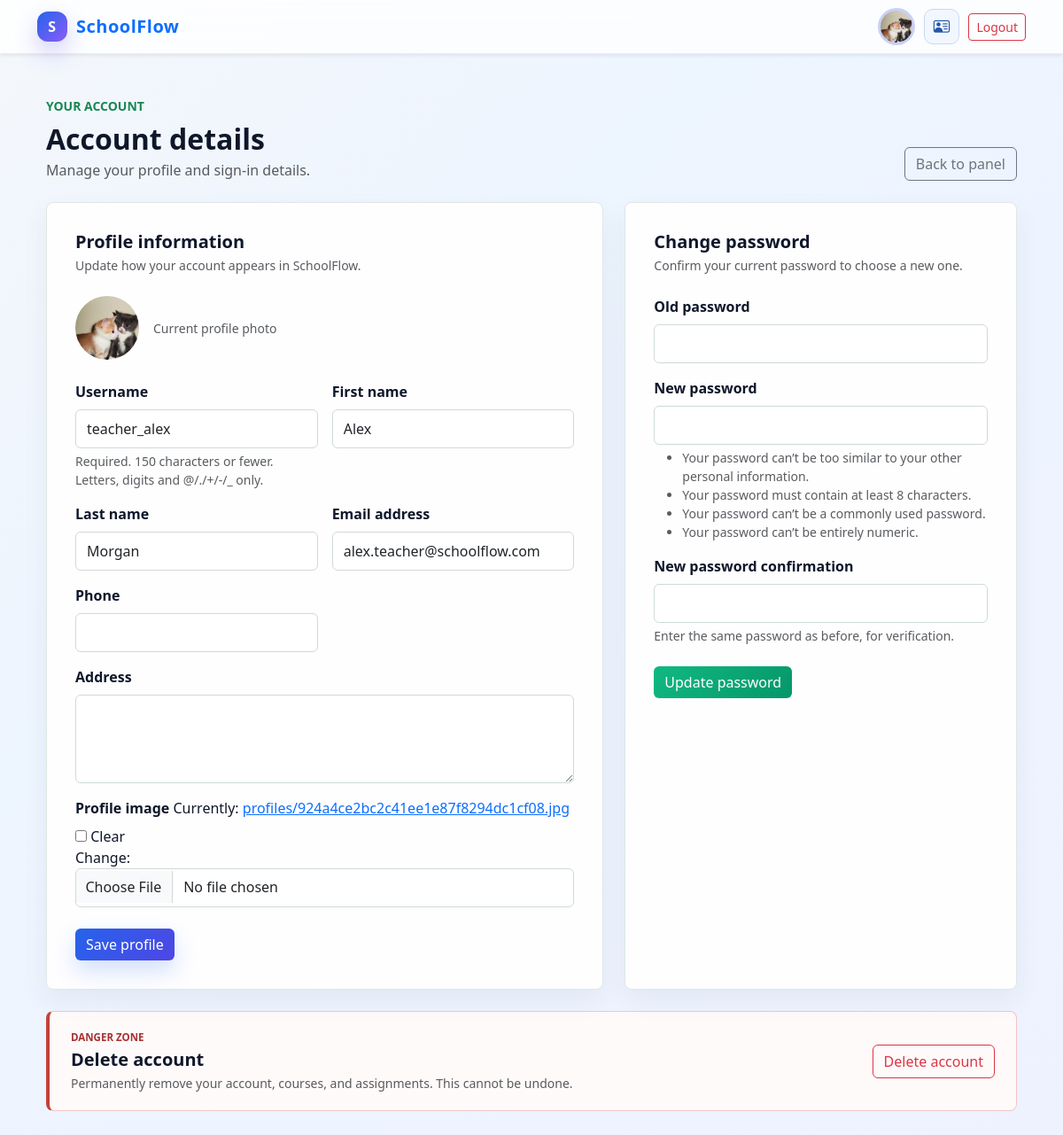
/accounts/profile/ (signed in), run on the app's committed database.
### portal/models.py (models this page shows, shortened)
class User(AbstractUser):
    is_teacher = models.BooleanField(default=False)
    is_student = models.BooleanField(default=False)
    phone = models.CharField(max_length=20, blank=True, null=True)
    address = models.TextField(blank=True, null=True)
    profile_image = models.ImageField(upload_to='profiles/', blank=True, null=True)
    class Meta:
        permissions = [
            ("can_access_teacher_dashboard", "Can access teacher dashboard"),
            ("can_access_student_dashboard", "Can access student dashboard"),
        ]

### portal/views/auth_views.py (the view, shortened to what this page needs)
# urls.py: path('accounts/profile/', account_profile, name='account_profile'),
@login_required
@require_http_methods(["GET", "POST"])
def account_profile(request):
    if request.user.is_superuser or not (request.user.is_teacher or request.user.is_student):
        return redirect('home')
    if request.method == 'POST' and request.POST.get('form_type') == 'profile':
        profile_form = AccountProfileForm(request.POST, request.FILES, instance=request.user)
        password_form = PasswordChangeForm(request.user)
        if profile_form.is_valid():
            old_profile_image = request.user.profile_image
            updated_user = profile_form.save()
            new_image_name = updated_user.profile_image.name if updated_user.profile_image else None
            if old_profile_image and old_profile_image.name != new_image_name:
                old_profile_image.delete(save=False)
            messages.success(request, 'Your account details have been updated.')
            return redirect('account_profile')
    elif request.method == 'GET':
        profile_form = AccountProfileForm(instance=request.user)
        password_form = PasswordChangeForm(request.user)
    else:
        messages.error(request, 'Choose which account information you want to update.')
        return redirect('account_profile')
    for field in password_form.fields.values():
        field.widget.attrs['class'] = 'form-control'
    return render(request, 'account_profile.html', {
        'profile_form': profile_form,
        'password_form': password_form,
    })

### portal/forms.py
class AccountProfileForm(forms.ModelForm):
    class Meta:
        model = User
        fields = ('username', 'first_name', 'last_name', 'email', 'phone', 'address', 'profile_image')
        widgets = {
            'address': forms.Textarea(attrs={'rows': 3}),
            'profile_image': forms.ClearableFileInput(attrs={'accept': 'image/*'}),
        }
    def __init__(self, *args, **kwargs):
        super().__init__(*args, **kwargs)
        for field in self.fields.values():
            field.widget.attrs['class'] = 'form-control'

### templates/account_profile.html (shortened to what this page needs)
{% extends 'base.html' %}
{% block content %}
<main class="container py-5 account-page">
  <header class="d-flex justify-content-between align-items-end flex-wrap gap-3 mb-4">
    <div>
      <p class="text-uppercase small fw-bold text-success mb-2">Your account</p>
      <h1 class="h2 fw-bold mb-1">Account details</h1>
      <p class="text-muted mb-0">Manage your profile and sign-in details.</p>
    </div>
    <a class="btn btn-outline-secondary" href="{% if user.is_teacher %}{% url 'teacher_dashboard' %}{% else %}{% url 'student_dashboard' %}{% endif %}">Back to panel</a>
  </header>
  <div class="row g-4">
    <div class="col-lg-7">
      <section class="account-section h-100">
        <div class="mb-4">
          <h2 class="h5 fw-bold mb-1">Profile information</h2>
          <p class="small text-muted mb-0">Update how your account appears in SchoolFlow.</p>
        </div>
        {% if user.profile_image %}
          <div class="d-flex align-items-center gap-3 mb-4">
            <img src="{{ user.profile_image.url }}" class="account-avatar" alt="Current profile photo" />
            <span class="small text-muted">Current profile photo</span>
          </div>
        {% endif %}
        <form method="post" enctype="multipart/form-data">
          <div class="row g-3">
            {% for field in profile_form %}
              <div class="{% if field.name == 'address' or field.name == 'profile_image' %}col-12{% else %}col-md-6{% endif %}">
                <label class="form-label fw-semibold" for="{{ field.id_for_label }}">{{ field.label }}</label>
                {{ field }}
                {% if field.help_text %}<div class="form-text">{{ field.help_text }}</div>{% endif %}
              </div>
            {% endfor %}
          </div>
          <button type="submit" class="btn btn-primary mt-4">Save profile</button>
        </form>
      </section>
    </div>
    <div class="col-lg-5">
      <section class="account-section h-100">
        <div class="mb-4">
          <h2 class="h5 fw-bold mb-1">Change password</h2>
          <p class="small text-muted mb-0">Confirm your current password to choose a new one.</p>
        </div>
        <form method="post">
          {% for field in password_form %}
            <div class="mb-3">
              <label class="form-label fw-semibold" for="{{ field.id_for_label }}">{{ field.label }}</label>
              {{ field }}
              {% if field.help_text %}<div class="form-text">{{ field.help_text|safe }}</div>{% endif %}
            </div>
          {% endfor %}
          <button type="submit" class="btn btn-success mt-2">Update password</button>
        </form>
      </section>
    </div>
  </div>
  <section class="account-danger-zone mt-4">
    <div>
      <p class="account-danger-kicker">Danger zone</p>
      <h2 class="h5 fw-bold mb-1">Delete account</h2>
      <p class="small text-muted mb-0">Permanently remove your account{% if user.is_teacher %}, courses, and assignments{% else %}, submissions, and study notes{% endif %}. This cannot be undone.</p>
    </div>
    <a href="{% url 'delete_account' %}" class="btn btn-outline-danger">Delete account</a>
  </section>
</main>
{% endblock %}

### templates/base.html (shortened to what this page needs)
{% load static %}
<!DOCTYPE html>
<html lang="en">
  <head>
    <link href="https://cdn.jsdelivr.net/npm/bootstrap@5.3.3/dist/css/bootstrap.min.css" rel="stylesheet" />
    <link href="https://cdn.jsdelivr.net/npm/bootstrap-icons@1.11.3/font/bootstrap-icons.min.css" rel="stylesheet" />
    <link rel="stylesheet" href="https://cdnjs.cloudflare.com/ajax/libs/animate.css/4.1.1/animate.min.css" />
  </head>
  <body>
    <nav class="navbar navbar-expand-lg navbar-light bg-white shadow-sm sticky-top">
      <div class="container navbar-shell">
        <a class="navbar-brand text-primary" href="{% url 'home' %}">
          <span class="brand-mark">S</span>
          SchoolFlow
        </a>
        <div class="collapse navbar-collapse justify-content-end" id="navbarUserMenu">
          <div class="navbar-user-actions">
            {% if user.is_authenticated %}
              <div class="navbar-user-summary">
                {% if user.profile_image %}
                  <img src="{{ user.profile_image.url }}" class="placeholder-avatar" alt="" />
                {% else %}
                  <img src="{% static 'schoolflow-logo.svg' %}" class="placeholder-avatar" alt="" />
                {% endif %}
              </div>
              {% if user.is_teacher or user.is_student %}
                <a class="navbar-account-button" href="{% url 'account_profile' %}" aria-label="Account details" title="Account details">
                  <i class="bi bi-person-vcard" aria-hidden="true"></i>
                </a>
              {% endif %}
              <form method="post" action="{% url 'logout' %}" class="d-inline">
                <button type="submit" class="btn btn-outline-danger btn-sm">Logout</button>
              </form>
            {% else %}
              <a class="btn btn-primary btn-sm" href="{% url 'login' %}">Login</a>
            {% endif %}
          </div>
        </div>
      </div>
    </nav>
    {% block content %}{% endblock %}
  </body>
</html>

### templates/base.html (style rules this page uses)
:root { --primary: #2563eb; --primary-2: #4f46e5; --success: #10b981; --warning: #f59e0b; --dark: #0f172a; --muted: #64748b; --panel: rgba(255, 255, 255, 0.78); }
body { background: linear-gradient(135deg, #f4f7fb 0%, #edf5ff 35%, #eef2ff 100%); min-height: 100vh; color: var(--dark); }
.brand-mark { display: inline-flex; align-items: center; justify-content: center; width: 34px; height: 34px; border-radius: 12px; background: linear-gradient(135deg, var(--primary), #8b5cf6); color: white; font-weight: 800; font-size: 1rem; margin-right: 10px; box-shadow: 0 12px 26px rgba(79, 70, 229, 0.25); }
.navbar { background: rgba(255, 255, 255, 0.8) !important; backdrop-filter: blur(14px); border-bottom: 1px solid rgba(148, 163, 184, 0.18); }
.navbar-brand { display: inline-flex; align-items: center; flex: 0 0 auto; font-weight: 800; letter-spacing: 0.5px; }
.navbar-shell { gap: 0.75rem; flex-wrap: wrap; }
.navbar-user-actions { display: flex; align-items: center; justify-content: flex-end; gap: 0.65rem; margin-left: auto; min-width: 0; }
.navbar-user-summary { display: inline-flex; align-items: center; gap: 0.55rem; min-width: 0; color: var(--muted); }
.navbar-account-button { display: inline-grid; place-items: center; width: 40px; height: 40px; flex: 0 0 40px; border: 1px solid #c9d9ef; border-radius: 10px; background: #f2f7ff; color: #2457a6; font-size: 1.15rem; text-decoration: none; transition: background 180ms ease, border-color 180ms ease, transform 180ms ease; }
.btn-primary { background: linear-gradient(135deg, var(--primary) 0%, var(--primary-2) 100%); border: none; box-shadow: 0 12px 26px rgba(37, 99, 235, 0.2); }
.btn-success { background: linear-gradient(135deg, #10b981 0%, #059669 100%); border: none; }
.placeholder-avatar { width: 42px; height: 42px; flex: 0 0 42px; object-fit: cover; border-radius: 50%; border: 3px solid rgba(79, 70, 229, 0.15); background: linear-gradient(135deg, #e0e7ff, #dbeafe); }

### templates/account_profile.html (style rules this page uses)
.account-page { max-width: 1120px; }
.account-section { padding: clamp(1.25rem, 3vw, 2rem); border: 1px solid #dfe7e5; border-radius: 8px; background: rgba(255, 255, 255, 0.92); box-shadow: 0 12px 30px rgba(28, 48, 43, 0.06); }
.account-section .form-control { min-height: 44px; border-color: #cfdad7; border-radius: 6px; }
.account-section textarea.form-control { min-height: 100px; }
.account-section input[type="file"].form-control { padding: 0.5rem 0.65rem; }
.account-avatar { width: 72px; height: 72px; border-radius: 50%; object-fit: cover; }
.account-danger-zone { display: flex; align-items: center; justify-content: space-between; gap: 1rem; padding: 1.25rem 1.5rem; border: 1px solid #f1c5c5; border-left: 4px solid #c2413b; border-radius: 8px; background: #fffafa; }
.account-danger-kicker { margin: 0 0 0.25rem; color: #a83232; font-size: 0.72rem; font-weight: 800; text-transform: uppercase; }

### data on the page
User: profile_image (picture), profile_form "teacher_alex" "Alex" "Morgan" "alex.teacher@schoolflow.com"

### other printed values
{{ field.label }} "Username" "First name" "Last name" "Email address" "Phone" "Address" "Profile image"
{{ field.help_text }} "Required. 150 characters or fewer. Letters, digits and @/./+/-/_ only."
{{ field.label }} "Old password" "New password" "New password confirmation"
{{ field.help_text|safe }} "Enter the same password as before, for verification."
